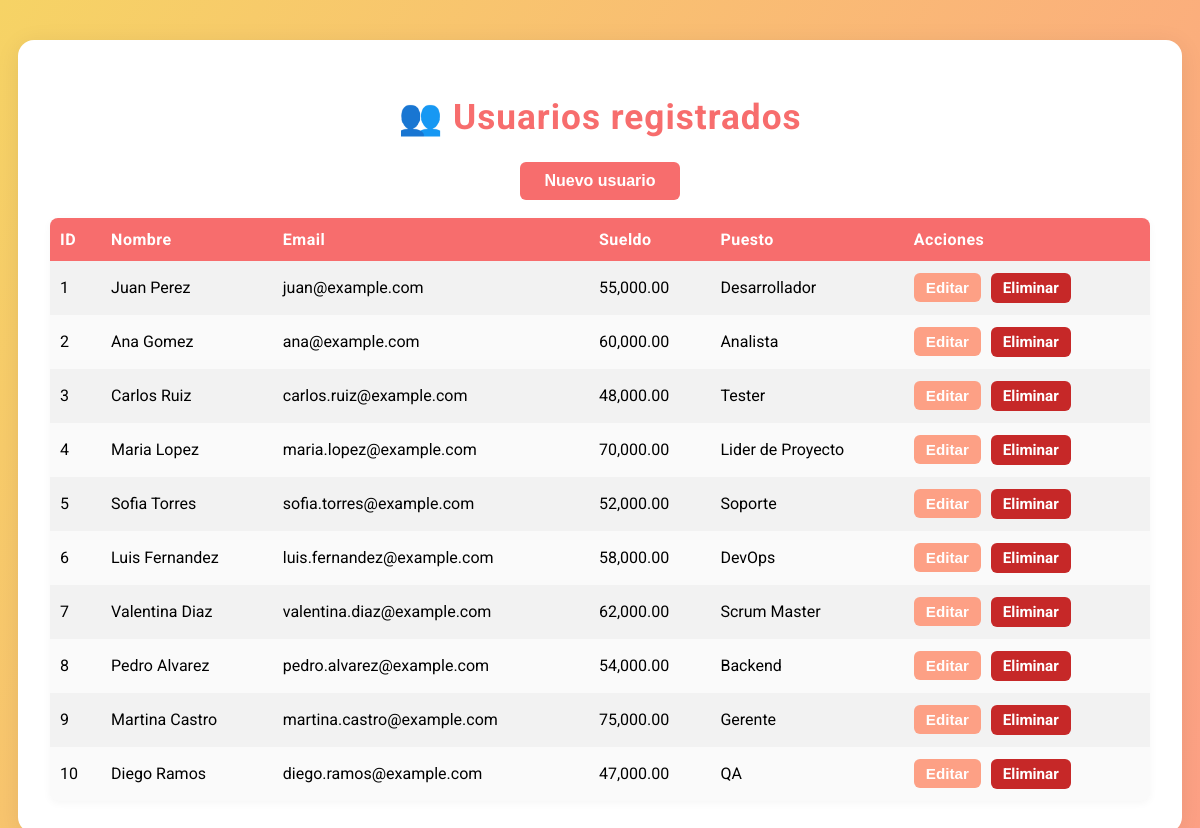
The app's page / (signed in) with its own data.
### tables this page shows
CREATE TABLE IF NOT EXISTS usuarios (
    id INT AUTO_INCREMENT PRIMARY KEY,
    nombre VARCHAR(100),
    email VARCHAR(100),
    sueldo DECIMAL(10,2),
    puesto VARCHAR(100)
);

### index.php (the view, shortened to what this page needs)
<?php
require_once 'config.php';
$conn = new mysqli($host, $user, $pass, $db);
$sql = 'SELECT id, nombre, email, sueldo, puesto FROM usuarios';
$result = $conn->query($sql);
?>
<!DOCTYPE html>
<html lang="es">
<head>
    <link rel="stylesheet" href="app.css">
</head>
<body>
    <div class="container">
        <h1>👥 Usuarios registrados</h1>
        <button class="btn-nuevo" onclick="showModal()">Nuevo usuario</button>
        <table>
            <tr><th>ID</th><th>Nombre</th><th>Email</th><th>Sueldo</th><th>Puesto</th><th>Acciones</th></tr>
            <?php if ($result && $result->num_rows > 0): ?>
                <?php while($row = $result->fetch_assoc()): ?>
                    <tr>
                        <td><?= htmlspecialchars($row['id']) ?></td>
                        <td><?= htmlspecialchars($row['nombre']) ?></td>
                        <td><?= htmlspecialchars($row['email']) ?></td>
                        <td><?= number_format($row['sueldo'], 2) ?></td>
                        <td><?= htmlspecialchars($row['puesto']) ?></td>
                        <td>
                            <button class="btn-edit" onclick="showEditModal(<?= $row['id'] ?>, '<?= htmlspecialchars($row['nombre'], ENT_QUOTES) ?>', '<?= htmlspecialchars($row['email'], ENT_QUOTES) ?>', '<?= htmlspecialchars($row['sueldo'], ENT_QUOTES) ?>', '<?= htmlspecialchars($row['puesto'], ENT_QUOTES) ?>')">Editar</button>
                            <a href="?delete=<?= $row['id'] ?>" class="btn-delete" onclick="return confirm('¿Seguro que deseas eliminar este usuario?');">Eliminar</a>
                        </td>
                    </tr>
                <?php endwhile; ?>
            <?php else: ?>
                <tr><td class="no-users" colspan="6">No hay usuarios</td></tr>
            <?php endif; ?>
        </table>
    </div>
</body>
</html>

### app.css (style rules this page uses)
body { font-family: 'Roboto', Arial, sans-serif; background: linear-gradient(120deg, #f6d365 0%, #fda085 100%); min-height: 100vh; margin: 0; display: flex; flex-direction: column; align-items: center; justify-content: flex-start; }
.container { background: #fff; margin-top: 40px; border-radius: 16px; box-shadow: 0 4px 24px rgba(0,0,0,0.08); padding: 32px 32px 32px 32px; max-width: 1100px; min-width: 320px; width: 95vw; animation: fadeIn 1s; overflow-x: auto; }
h1 { color: #f76d6d; text-align: center; margin-bottom: 24px; font-size: 2.2rem; letter-spacing: 1px; }
table { border-collapse: collapse; width: 100%; min-width: 600px; background: #fafafa; border-radius: 8px; overflow: hidden; box-shadow: 0 2px 8px rgba(0,0,0,0.04); }
th, td { padding: 12px 10px; text-align: left; }
th { background: #f76d6d; color: #fff; font-weight: 700; letter-spacing: 0.5px; }
tr:nth-child(even) { background: #f2f2f2; }
.btn-nuevo { display: block; margin: 0 auto 18px auto; background: #f76d6d; color: #fff; border: none; border-radius: 6px; padding: 10px 24px; font-size: 1rem; font-weight: 700; cursor: pointer; transition: background 0.2s; }
.btn-edit, .btn-delete { background: #fda085; color: #fff; border: none; border-radius: 6px; padding: 6px 12px; font-size: 0.95rem; font-weight: 700; margin-right: 6px; cursor: pointer; transition: background 0.2s; }
.btn-delete { background: #c62828; }

### index.php (style rules this page uses)
.btn-delete { background: #c62828; color: #fff; border: none; border-radius: 6px; padding: 6px 12px; font-size: 0.95rem; font-weight: 700; margin-right: 6px; cursor: pointer; transition: background 0.2s; text-decoration: none; display: inline-block; }
.btn-edit { background: #fda085; color: #fff; border: none; border-radius: 6px; padding: 6px 12px; font-size: 0.95rem; font-weight: 700; margin-right: 6px; cursor: pointer; transition: background 0.2s; }

### records on screen
usuarios: id "1", nombre "Juan Perez", email "juan@example.com", sueldo "55,000.00", puesto "Desarrollador"
usuarios: id "2", nombre "Ana Gomez", email "ana@example.com", sueldo "60,000.00", puesto "Analista"
usuarios: id "3", nombre "Carlos Ruiz", email "carlos.ruiz@example.com", sueldo "48,000.00", puesto "Tester"
usuarios: id "4", nombre "Maria Lopez", email "maria.lopez@example.com", sueldo "70,000.00", puesto "Lider de Proyecto"
usuarios: id "5", nombre "Sofia Torres", email "sofia.torres@example.com", sueldo "52,000.00", puesto "Soporte"
usuarios: id "6", nombre "Luis Fernandez", email "luis.fernandez@example.com", sueldo "58,000.00", puesto "DevOps"
usuarios: id "7", nombre "Valentina Diaz", email "valentina.diaz@example.com", sueldo "62,000.00", puesto "Scrum Master"
usuarios: id "8", nombre "Pedro Alvarez", email "pedro.alvarez@example.com", sueldo "54,000.00", puesto "Backend"
usuarios: id "9", nombre "Martina Castro", email "martina.castro@example.com", sueldo "75,000.00", puesto "Gerente"
usuarios: id "10", nombre "Diego Ramos", email "diego.ramos@example.com", sueldo "47,000.00", puesto "QA"
